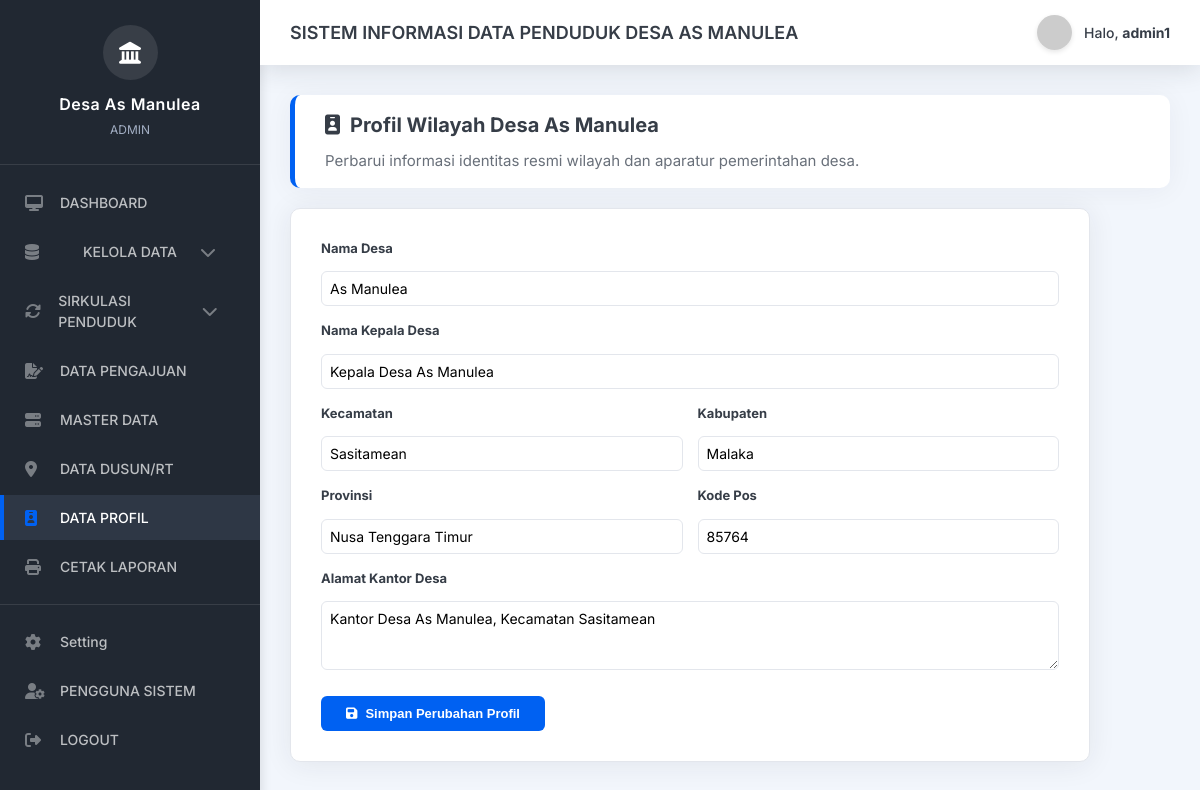
The app's page /admin/data_profil.php (signed in) with its own data.
### tables this page shows
CREATE TABLE `tabel_profil` (
  `id_profil` int(11) NOT NULL,
  `nama_desa` varchar(100) NOT NULL,
  `nama_kades` varchar(100) NOT NULL,
  `kecamatan` varchar(100) NOT NULL,
  `kabupaten` varchar(100) NOT NULL,
  `provinsi` varchar(100) NOT NULL,
  `kode_pos` varchar(10) NOT NULL,
  `alamat_kantor` text NOT NULL
);

### admin/data_profil.php (the view, shortened to what this page needs)
<?php
include '../backend/koneksi.php';
$q_profil = mysqli_query($koneksi, "SELECT * FROM tabel_profil WHERE id_profil=1");
$profil = mysqli_fetch_assoc($q_profil);
?>
<!DOCTYPE html>
<html lang="id">
<head>
    <link rel="stylesheet" href="https://cdnjs.cloudflare.com/ajax/libs/font-awesome/6.4.0/css/all.min.css">
    <link rel="stylesheet" href="dashboard.css">
</head>
<body>
    <div class="layout-container">
        <div class="sidebar">
            <div class="sidebar-header">
                <div class="logo"><i class="fas fa-landmark"></i></div>
                <h2>Desa As Manulea</h2>
                <p>ADMIN</p>
            </div>
            <ul class="nav-menu">
                <li><a href="dashboard.php"><i class="fas fa-desktop"></i> <span>DASHBOARD</span></a></li>
                <li class="has-submenu">
                    <a href="#" class="submenu-toggle"><i class="fas fa-database"></i> <span>KELOLA DATA</span> <i class="fas fa-chevron-down toggle-icon"></i></a>
                </li>
                <li class="has-submenu">
                    <a href="#" class="submenu-toggle"><i class="fas fa-sync-alt"></i> <span>SIRKULASI PENDUDUK</span> <i class="fas fa-chevron-down toggle-icon"></i></a>
                </li>
                <li><a href="data_pengajuan.php"><i class="fas fa-file-signature"></i> <span>DATA PENGAJUAN</span></a></li>
                <li><a href="master_data.php"><i class="fas fa-server"></i> <span>MASTER DATA</span></a></li>
                <li><a href="data_dusun.php"><i class="fas fa-map-marker-alt"></i> <span>DATA DUSUN/RT</span></a></li>
                <li><a href="data_profil.php" class="active"><i class="fas fa-id-badge"></i> <span>DATA PROFIL</span></a></li>
                <li><a href="laporan.php"><i class="fas fa-print"></i> <span>CETAK LAPORAN</span></a></li>
                <li class="menu-divider"></li>
                <li><a href="setting.php"><i class="fas fa-cog"></i> <span>Setting</span></a></li>
                <li><a href="pengguna.php"><i class="fas fa-user-cog"></i> <span>PENGGUNA SISTEM</span></a></li>
                <li><a href="../logout.php"><i class="fas fa-sign-out-alt"></i> <span>LOGOUT</span></a></li>
            </ul>
        </div>
        <div class="main-content">
            <div class="header">
                <h1>SISTEM INFORMASI DATA PENDUDUK DESA AS MANULEA</h1>
                <div class="user-info">
                    <img src="https://ui-avatars.com/api/?name=<?php echo $_SESSION['username']; ?>&background=0061f2&color=fff" alt="Avatar">
                    <span>Halo, <strong><?php echo $_SESSION['username']; ?></strong></span>
                </div>
            </div>
            <div class="content-wrapper">
                <div class="welcome-section" style="padding: 15px 30px; margin-bottom: 20px;">
                    <h2><i class="fas fa-id-badge"></i> Profil Wilayah Desa As Manulea</h2>
                    <p style="margin-top:5px;">Perbarui informasi identitas resmi wilayah dan aparatur pemerintahan desa.</p>
                </div>
                <div class="profile-card">
                    <form action="" method="POST">
                        <div class="form-group" style="margin-bottom: 15px;">
                            <label style="font-weight: bold; font-size: 13px;">Nama Desa</label>
                            <input type="text" name="nama_desa" class="form-control" value="<?php echo htmlspecialchars($profil['nama_desa']); ?>" required style="width: 100%; padding: 8px; margin-top: 5px;">
                        </div>
                        <div class="form-group" style="margin-bottom: 15px;">
                            <label style="font-weight: bold; font-size: 13px;">Nama Kepala Desa</label>
                            <input type="text" name="nama_kades" class="form-control" value="<?php echo htmlspecialchars($profil['nama_kades']); ?>" required style="width: 100%; padding: 8px; margin-top: 5px;">
                        </div>
                        <div style="display: grid; grid-template-columns: 1fr 1fr; gap: 15px;">
                            <div class="form-group" style="margin-bottom: 15px;">
                                <label style="font-weight: bold; font-size: 13px;">Kecamatan</label>
                                <input type="text" name="kecamatan" class="form-control" value="<?php echo htmlspecialchars($profil['kecamatan']); ?>" required style="width: 100%; padding: 8px; margin-top: 5px;">
                            </div>
                            <div class="form-group" style="margin-bottom: 15px;">
                                <label style="font-weight: bold; font-size: 13px;">Kabupaten</label>
                                <input type="text" name="kabupaten" class="form-control" value="<?php echo htmlspecialchars($profil['kabupaten']); ?>" required style="width: 100%; padding: 8px; margin-top: 5px;">
                            </div>
                        </div>
                        <div style="display: grid; grid-template-columns: 1fr 1fr; gap: 15px;">
                            <div class="form-group" style="margin-bottom: 15px;">
                                <label style="font-weight: bold; font-size: 13px;">Provinsi</label>
                                <input type="text" name="provinsi" class="form-control" value="<?php echo htmlspecialchars($profil['provinsi']); ?>" required style="width: 100%; padding: 8px; margin-top: 5px;">
                            </div>
                            <div class="form-group" style="margin-bottom: 15px;">
                                <label style="font-weight: bold; font-size: 13px;">Kode Pos</label>
                                <input type="text" name="kode_pos" class="form-control" value="<?php echo htmlspecialchars($profil['kode_pos']); ?>" required style="width: 100%; padding: 8px; margin-top: 5px;">
                            </div>
                        </div>
                        <div class="form-group" style="margin-bottom: 20px;">
                            <label style="font-weight: bold; font-size: 13px;">Alamat Kantor Desa</label>
                            <textarea name="alamat_kantor" class="form-control" rows="3" required style="width: 100%; padding: 8px; margin-top: 5px;"><?php echo htmlspecialchars($profil['alamat_kantor']); ?></textarea>
                        </div>
                        <button type="submit" name="update_profil" class="btn btn-primary" style="padding: 10px 25px; font-weight: bold; border-radius: 6px;">
                            <i class="fas fa-save"></i> Simpan Perubahan Profil
                        </button>
                    </form>
                </div>
            </div>
        </div>
    </div>
</body>
</html>

### admin/dashboard.css (style rules this page uses)
:root { --primary: #0061f2; --primary-hover: #004ac1; --sidebar-bg: #212832; --sidebar-hover: #2e3745; --bg-body: #f2f6fc; --card-bg: #ffffff; --success: #00ac69; --danger: #e81500; --warning: #f4a100; --info: #00cfd5; --text-main: #363d47; --text-muted: #a3afc4; --border-color: #e3e6ec; }
* { margin: 0; padding: 0; box-sizing: border-box; }
body { font-family: 'Inter', 'Segoe UI', Tahoma, Geneva, Verdana, sans-serif; background-color: var(--bg-body); color: var(--text-main); line-height: 1.5; -webkit-font-smoothing: antialiased; }
.layout-container { display: flex; width: 100%; min-height: 100vh; }
.sidebar { width: 260px; background-color: var(--sidebar-bg); color: rgba(255, 255, 255, 0.7); flex-shrink: 0; display: flex; flex-direction: column; box-shadow: 2px 0 10px rgba(0,0,0,0.1); transition: all 0.3s ease; }
.sidebar-header { padding: 25px 20px; text-align: center; border-bottom: 1px solid rgba(255,255,255,0.1); }
.sidebar-header .logo { width: 55px; height: 55px; background-color: rgba(255,255,255,0.1); border-radius: 50%; display: flex; align-items: center; justify-content: center; margin: 0 auto 12px; font-size: 22px; color: #fff; }
.sidebar-header h2 { color: #fff; font-size: 16px; font-weight: 600; letter-spacing: 0.5px; }
.sidebar-header p { font-size: 12px; color: var(--text-muted); margin-top: 5px; }
.nav-menu { list-style: none; padding: 15px 0; flex: 1; overflow-y: auto; }
.nav-menu li { margin-bottom: 4px; }
.nav-menu a { display: flex; align-items: center; padding: 12px 25px; color: rgba(255,255,255,0.7); text-decoration: none; font-size: 14px; font-weight: 500; transition: all 0.2s ease-in-out; }
.nav-menu a i { width: 25px; font-size: 16px; margin-right: 10px; color: rgba(255,255,255,0.4); transition: color 0.2s ease-in-out; }
.nav-menu a.active { color: #fff; background-color: var(--sidebar-hover); border-left: 4px solid var(--primary); padding-left: 21px; }
.nav-menu a.active i { color: var(--primary); }
.main-content { flex: 1; display: flex; flex-direction: column; overflow-y: auto; }
.header { background-color: var(--card-bg); padding: 15px 30px; display: flex; justify-content: space-between; align-items: center; box-shadow: 0 0.15rem 1.75rem 0 rgba(33, 40, 50, 0.15); z-index: 10; }
.header h1 { font-size: 18px; font-weight: 600; color: var(--text-main); }
.header .user-info { display: flex; align-items: center; gap: 12px; }
.header .user-info img { width: 35px; height: 35px; border-radius: 50%; object-fit: cover; box-shadow: 0 2px 5px rgba(0,0,0,0.1); }
.header .user-info span { font-size: 14px; font-weight: 500; color: var(--text-main); }
.content-wrapper { padding: 30px; }
.welcome-section { background-color: var(--card-bg); border-radius: 10px; padding: 25px 30px; margin-bottom: 30px; box-shadow: 0 0.15rem 1.75rem 0 rgba(33, 40, 50, 0.05); border-left: 5px solid var(--primary); }
.welcome-section h2 { font-size: 20px; color: var(--text-main); margin-bottom: 10px; display: flex; align-items: center; gap: 10px; }
.welcome-section p { color: #69707a; font-size: 15px; }
.btn { display: inline-flex; align-items: center; gap: 8px; padding: 8px 16px; font-size: 13px; font-weight: 500; border-radius: 6px; text-decoration: none; border: none; cursor: pointer; transition: background-color 0.2s ease; }
.btn-primary { background-color: var(--primary); color: white; }
.form-group { margin-bottom: 20px; }
.form-group label { display: block; margin-bottom: 8px; font-size: 14px; font-weight: 500; color: var(--text-main); }
.form-control { width: 100%; padding: 10px 15px; font-size: 14px; border: 1px solid var(--border-color); border-radius: 6px; transition: border-color 0.2s ease, box-shadow 0.2s ease; font-family: inherit; }

### admin/data_profil.php (style rules this page uses)
.has-submenu > a { display: flex; justify-content: space-between; align-items: center; }
.toggle-icon { font-size: 12px; transition: transform 0.3s ease; }
.menu-divider { border-top: 1px solid rgba(255,255,255,0.1); margin: 15px 0; padding-top: 10px; }
.profile-card { background: white; padding: 30px; border-radius: 10px; box-shadow: 0 0.15rem 1.75rem 0 rgba(33, 40, 50, 0.08); border: 1px solid #e3e6ec; max-width: 800px; }

### records on screen
tabel_profil: nama_desa "As Manulea", nama_kades "Kepala Desa As Manulea", kecamatan "Sasitamean", kabupaten "Malaka", provinsi "Nusa Tenggara Timur", kode_pos "85764", alamat_kantor "Kantor Desa As Manulea, Kecamatan Sasitamean"

### other values on screen
$_SESSION['username'] "admin1"
